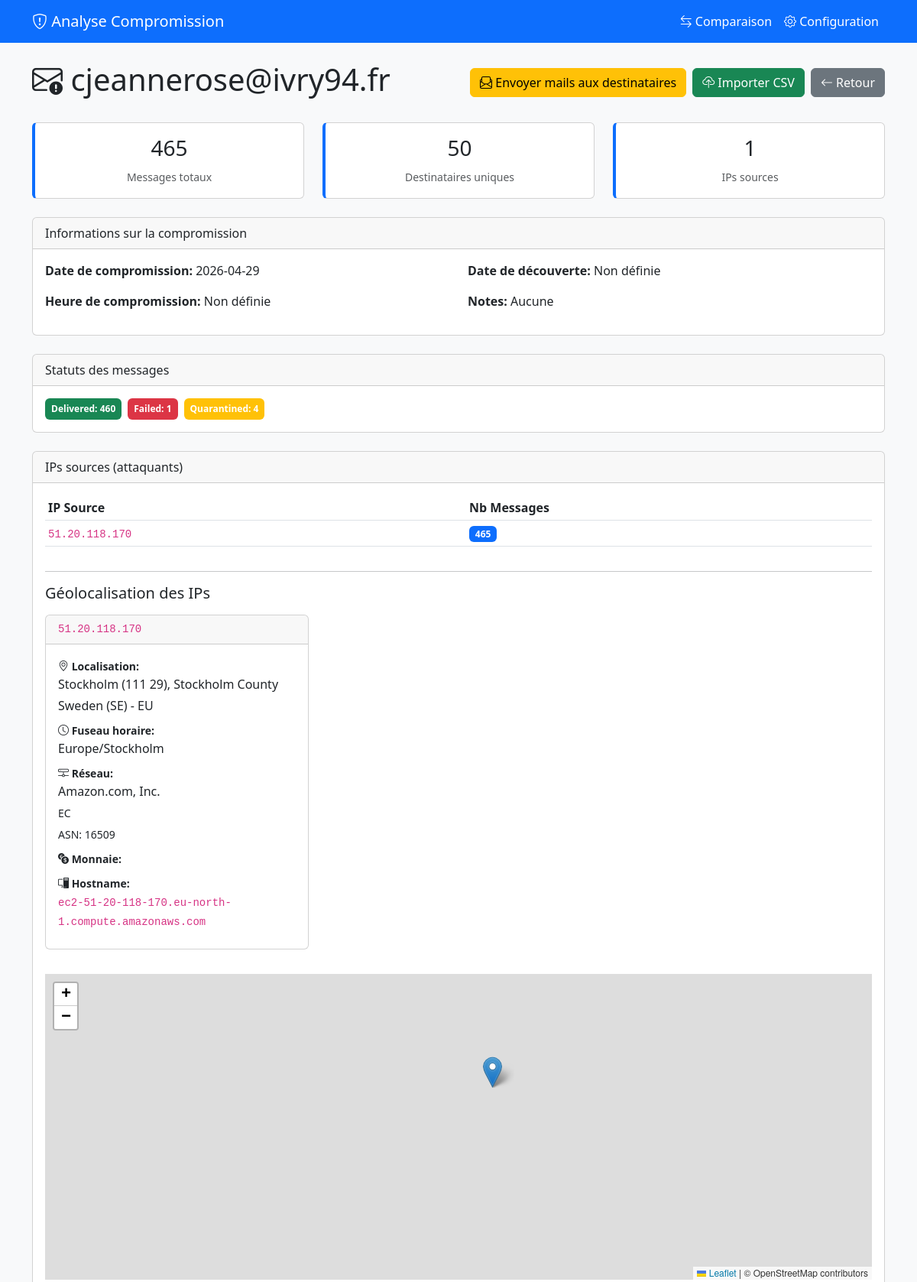
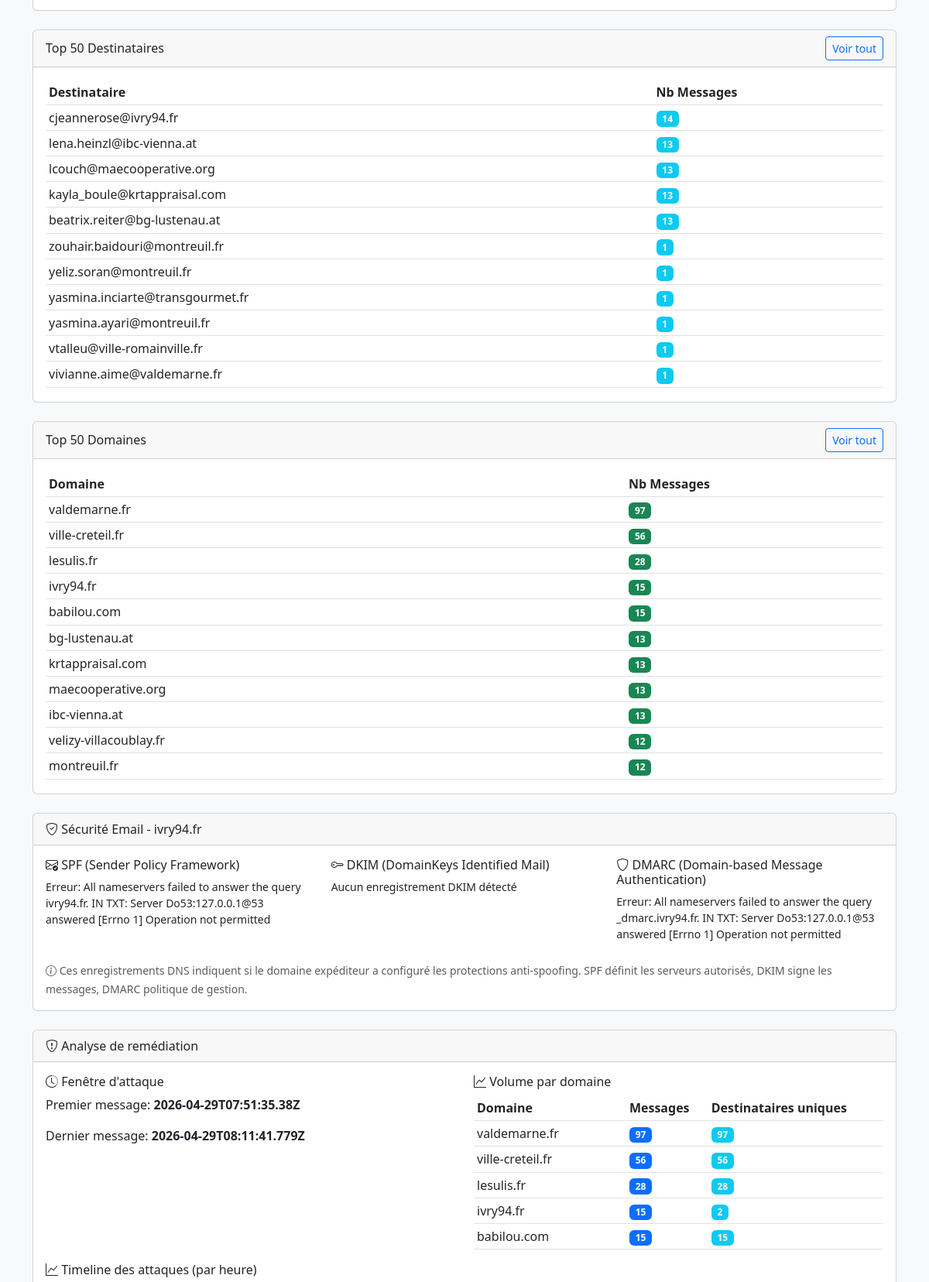
/boite/1 (upper part), run on the app's committed database (2 pictures, top to bottom).
### tables this page shows
CREATE TABLE boites_compromises (
        id INTEGER PRIMARY KEY AUTOINCREMENT,
        user_email TEXT NOT NULL,
        date_compromission TEXT,
        heure_compromission TEXT,
        date_decouverte TEXT,
        notes TEXT,
        created_at TIMESTAMP DEFAULT CURRENT_TIMESTAMP
    );

CREATE TABLE messages (
        id INTEGER PRIMARY KEY AUTOINCREMENT,
        boite_id INTEGER,
        message_id TEXT,
        received TEXT,
        sender_address TEXT,
        recipient_address TEXT,
        subject TEXT,
        status TEXT,
        to_ip TEXT,
        from_ip TEXT,
        size INTEGER,
        message_trace_id TEXT,
        csv_source TEXT, attachments TEXT, urls TEXT,
        FOREIGN KEY (boite_id) REFERENCES boites_compromises(id)
    );

CREATE TABLE ip_info (
        ip TEXT PRIMARY KEY,
        country TEXT,
        country_code TEXT,
        region TEXT,
        region_name TEXT,
        city TEXT,
        zip TEXT,
        lat REAL,
        lon REAL,
        isp TEXT,
        org TEXT,
        as_name TEXT,
        is_vpn BOOLEAN DEFAULT 0,
        timezone TEXT,
        continent TEXT,
        continent_code TEXT,
        currency TEXT,
        hostname TEXT,
        query_time TIMESTAMP DEFAULT CURRENT_TIMESTAMP
    );

### app.py (the view)
@app.route('/boite/<int:bid>')
def view_boite(bid):
    conn = get_db()
    boite = conn.execute('SELECT * FROM boites_compromises WHERE id=?', (bid,)).fetchone()
    if not boite:
        flash('Boîte non trouvée')
        return redirect(url_for('index'))
    messages = conn.execute('SELECT * FROM messages WHERE boite_id=? ORDER BY received DESC', (bid,)).fetchall()
    ips = conn.execute('SELECT DISTINCT from_ip, COUNT(*) as cnt FROM messages WHERE boite_id=? AND from_ip!="" GROUP BY from_ip', (bid,)).fetchall()
    recipients = conn.execute('SELECT DISTINCT recipient_address, COUNT(*) as cnt FROM messages WHERE boite_id=? GROUP BY recipient_address ORDER BY cnt DESC LIMIT 50', (bid,)).fetchall()
    all_recipients = conn.execute('SELECT DISTINCT recipient_address, COUNT(*) as cnt FROM messages WHERE boite_id=? GROUP BY recipient_address ORDER BY cnt DESC', (bid,)).fetchall()
    statuts = conn.execute('SELECT status, COUNT(*) as cnt FROM messages WHERE boite_id=? GROUP BY status', (bid,)).fetchall()
    domain_rows = conn.execute('SELECT recipient_address FROM messages WHERE boite_id=?', (bid,)).fetchall()
    domains = {}
    for row in domain_rows:
        email = row['recipient_address']
        if '@' in email:
            domain = email.split('@')[1].lower()
            domains[domain] = domains.get(domain, 0) + 1
    top_domains = sorted(domains.items(), key=lambda x: x[1], reverse=True)[:50]
    all_domains = sorted(domains.items(), key=lambda x: x[1], reverse=True)
    ip_info_list = []
    print(f"DEBUG: {len(ips)} IPs trouvées")
    for ip_row in ips:
        ip = ip_row['from_ip']
        print(f"DEBUG: Géolocalisation de {ip}")
        info = get_ip_info(ip)
        if info:
            print(f"DEBUG: Info reçue pour {ip}: {info.get('city')}, {info.get('country')}")
            if isinstance(info, dict):
                ip_info_list.append(info)
            else:
                ip_info_list.append(dict(info))
        else:
            print(f"DEBUG: Pas d'info pour {ip}")
    sender_domain = ''
    spf_dkim_dmarc = None
    if messages:
        sender_email = messages[0]['sender_address'] if messages else ''
        if '@' in sender_email:
            sender_domain = sender_email.split('@')[1].lower()
            spf_dkim_dmarc = check_spf_dkim_dmarc(sender_domain)
    timeline_rows = conn.execute('''SELECT
        CASE
            WHEN strftime('%M', received) < '15' THEN strftime('%Y-%m-%d %H:00', received)
            WHEN strftime('%M', received) < '30' THEN strftime('%Y-%m-%d %H:15', received)
            WHEN strftime('%M', received) < '45' THEN strftime('%Y-%m-%d %H:30', received)
            ELSE strftime('%Y-%m-%d %H:45', received)
        END as time_slot,
        COUNT(*) as cnt
        FROM messages WHERE boite_id=?
        GROUP BY time_slot
        ORDER BY time_slot''', (bid,)).fetchall()
    timeline = [{'hour': row['time_slot'], 'cnt': row['cnt']} for row in timeline_rows]
    domain_analysis = {}
    for row in domain_rows:
        email = row['recipient_address']
        if '@' in email:
            domain = email.split('@')[1].lower()
            if domain not in domain_analysis:
                domain_analysis[domain] = {'count': 0, 'recipients': set()}
            domain_analysis[domain]['count'] += 1
            domain_analysis[domain]['recipients'].add(email)
    domain_stats = [{'domain': k, 'count': v['count'], 'recipients': len(v['recipients'])}
                   for k, v in domain_analysis.items()]
    domain_stats.sort(key=lambda x: x['count'], reverse=True)
    first_msg = conn.execute('SELECT MIN(received) as first FROM messages WHERE boite_id=?', (bid,)).fetchone()['first']
    last_msg = conn.execute('SELECT MAX(received) as last FROM messages WHERE boite_id=?', (bid,)).fetchone()['last']
    conn.close()
    return render_template('view_boite.html',
                         boite=boite, messages=messages, ips=ips,
                         recipients=recipients, statuts=statuts,
                         top_domains=top_domains, ip_info_list=ip_info_list,
                         timeline=timeline, domain_stats=domain_stats,
                         first_msg=first_msg, last_msg=last_msg,
                         sender_domain=sender_domain, spf_dkim_dmarc=spf_dkim_dmarc)

### templates/view_boite.html (shortened to what this page needs)
{% extends "base.html" %}
{% block content %}
<link rel="stylesheet" href="https://unpkg.com/leaflet@1.9.4/dist/leaflet.css" />
<div class="d-flex justify-content-between align-items-center mb-4">
    <h1><i class="bi bi-envelope-exclamation"></i> {{ boite.user_email }}</h1>
    <div class="d-flex gap-2">
        <button onclick="sendEmails()" class="btn btn-warning">
            <i class="bi bi-envelope-paper"></i> Envoyer mails aux destinataires
        </button>
        <a href="{{ url_for('upload_csv', bid=boite.id) }}" class="btn btn-success">
            <i class="bi bi-cloud-upload"></i> Importer CSV
        </a>
        <a href="{{ url_for('index') }}" class="btn btn-secondary">
            <i class="bi bi-arrow-left"></i> Retour
        </a>
    </div>
</div>
<div class="row mb-4">
    <div class="col-md-4">
        <div class="card stat-card">
            <div class="card-body text-center">
                <h3>{{ messages|length }}</h3>
                <small class="text-muted">Messages totaux</small>
            </div>
        </div>
    </div>
    <div class="col-md-4">
        <div class="card stat-card">
            <div class="card-body text-center">
                <h3>{{ recipients|length }}</h3>
                <small class="text-muted">Destinataires uniques</small>
            </div>
        </div>
    </div>
    <div class="col-md-4">
        <div class="card stat-card">
            <div class="card-body text-center">
                <h3>{{ ips|length }}</h3>
                <small class="text-muted">IPs sources</small>
            </div>
        </div>
    </div>
</div>
<div class="card mb-4">
    <div class="card-header">Informations sur la compromission</div>
    <div class="card-body">
        <div class="row">
            <div class="col-md-6">
                <p><strong>Date de compromission:</strong> {{ boite.date_compromission or 'Non définie' }}</p>
                <p><strong>Heure de compromission:</strong> {{ boite.heure_compromission or 'Non définie' }}</p>
            </div>
            <div class="col-md-6">
                <p><strong>Date de découverte:</strong> {{ boite.date_decouverte or 'Non définie' }}</p>
                <p><strong>Notes:</strong> {{ boite.notes or 'Aucune' }}</p>
            </div>
        </div>
    </div>
</div>
{% if statuts %}
<div class="card mb-4">
    <div class="card-header">Statuts des messages</div>
    <div class="card-body">
        <div class="d-flex gap-2 flex-wrap">
            {% for s in statuts %}
                <span class="badge bg-{% if s.status == 'Delivered' %}success{% elif s.status == 'Failed' %}danger{% elif s.status == 'Resolved' %}secondary{% elif s.status == 'Quarantined' %}warning{% else %}primary{% endif %} p-2">
                    {{ s.status }}: {{ s.cnt }}
                </span>
            {% endfor %}
        </div>
    </div>
</div>
{% endif %}
{% if ips %}
<div class="card mb-4">
    <div class="card-header">IPs sources (attaquants)</div>
    <div class="card-body">
        <div class="table-responsive mb-3">
            <table class="table table-sm">
                <thead>
                    <tr><th>IP Source</th><th>Nb Messages</th></tr>
                </thead>
                <tbody>
                    {% for ip in ips %}
                    <tr>
                        <td><code>{{ ip.from_ip }}</code></td>
                        <td><span class="badge bg-primary">{{ ip.cnt }}</span></td>
                    </tr>
                    {% endfor %}
                </tbody>
            </table>
        </div>
        {% if ip_info_list %}
        <hr>
        <h5 class="mb-3">Géolocalisation des IPs</h5>
        <div class="row mb-3">
            {% for info in ip_info_list %}
            <div class="col-md-6 col-lg-4 mb-3">
                <div class="card h-100">
                    <div class="card-header d-flex justify-content-between align-items-center">
                        <code class="mb-0">{{ info.ip }}</code>
                    </div>
                    <div class="card-body">
                        <div class="mb-2">
                            <small><strong><i class="bi bi-geo-alt"></i> Localisation:</strong></small>
                            <p class="mb-1">{{ info.city }} ({{ info.zip }}), {{ info.region_name }}</p>
                            <p class="mb-1">{{ info.country }} ({{ info.country_code }}) - {{ info.continent }}</p>
                        </div>
                        <div class="mb-2">
                            <small><strong><i class="bi bi-clock"></i> Fuseau horaire:</strong></small>
                            <p class="mb-1">{{ info.timezone }}</p>
                        </div>
                        <div class="mb-2">
                            <small><strong><i class="bi bi-hdd-network"></i> Réseau:</strong></small>
                            <p class="mb-1">{{ info.isp }}</p>
                            <p class="mb-1"><small>{{ info.org }}</small></p>
                            <p class="mb-1"><small>ASN: {{ info.as_name or 'N/A' }}</small></p>
                        </div>
                        <div class="mb-2">
                            <small><strong><i class="bi bi-currency-exchange"></i> Monnaie:</strong></small>
                        </div>
                        {% if info.hostname %}
                        <div class="mb-2">
                            <small><strong><i class="bi bi-pc-display"></i> Hostname:</strong></small>
                            <p class="mb-1"><code>{{ info.hostname }}</code></p>
                        </div>
                        {% endif %}
                    </div>
                </div>
            </div>
            {% endfor %}
        </div>
        <div id="map" style="height: 400px;" class="mt-3"></div>
        {% endif %}
    </div>
</div>
{% endif %}
{% if recipients %}
<div class="card mb-4">
    <div class="card-header d-flex justify-content-between align-items-center">
        <span>Top 50 Destinataires</span>
        <button class="btn btn-sm btn-outline-primary" type="button" data-bs-toggle="collapse" data-bs-target="#all-recipients" onclick="this.style.display='none'">
            Voir tout
        </button>
    </div>
    <div class="card-body">
        <div class="table-responsive" style="max-height: 400px; overflow-y: auto;">
            <table class="table table-sm">
                <thead>
                    <tr><th>Destinataire</th><th>Nb Messages</th></tr>
                </thead>
                <tbody>
                    {% for r in recipients %}
                    <tr>
                        <td>{{ r.recipient_address }}</td>
                        <td><span class="badge bg-info">{{ r.cnt }}</span></td>
                    </tr>
                    {% endfor %}
                </tbody>
            </table>
        </div>
    </div>
</div>
{% endif %}
{% if top_domains %}
<div class="card mb-4">
    <div class="card-header d-flex justify-content-between align-items-center">
        <span>Top 50 Domaines</span>
        <button class="btn btn-sm btn-outline-primary" type="button" data-bs-toggle="collapse" data-bs-target="#all-domains" onclick="this.style.display='none'">
            Voir tout
        </button>
    </div>
    <div class="card-body">
        <div class="table-responsive" style="max-height: 400px; overflow-y: auto;">
            <table class="table table-sm">
                <thead>
                    <tr><th>Domaine</th><th>Nb Messages</th></tr>
                </thead>
                <tbody>
                    {% for domain, cnt in top_domains %}
                    <tr>
                        <td>{{ domain }}</td>
                        <td><span class="badge bg-success">{{ cnt }}</span></td>
                    </tr>
                    {% endfor %}
                </tbody>
            </table>
        </div>
    </div>
</div>
{% endif %}
{% if spf_dkim_dmarc %}
<div class="card mb-4">
    <div class="card-header">
        <i class="bi bi-shield-check"></i> Sécurité Email - {{ sender_domain }}
    </div>
    <div class="card-body">
        <div class="row">
            <div class="col-md-4">
                <h6><i class="bi bi-envelope-check"></i> SPF (Sender Policy Framework)</h6>
                <p class="small">{{ spf_dkim_dmarc.spf }}</p>
            </div>
            <div class="col-md-4">
                <h6><i class="bi bi-key"></i> DKIM (DomainKeys Identified Mail)</h6>
                <p class="small">{{ spf_dkim_dmarc.dkim }}</p>
            </div>
            <div class="col-md-4">
                <h6><i class="bi bi-shield"></i> DMARC (Domain-based Message Authentication)</h6>
                <p class="small">{{ spf_dkim_dmarc.dmarc }}</p>
            </div>
        </div>
        <div class="mt-2">
            <small class="text-muted">
                <i class="bi bi-info-circle"></i>
                Ces enregistrements DNS indiquent si le domaine expéditeur a configuré les protections anti-spoofing.
                SPF définit les serveurs autorisés, DKIM signe les messages, DMARC politique de gestion.
            </small>
        </div>
    </div>
</div>
{% endif %}
<div class="card mb-4">
    <div class="card-header">
        <i class="bi bi-shield-exclamation"></i> Analyse de remédiation
    </div>
    <div class="card-body">
        <div class="row">
            <div class="col-md-6">
                <h6><i class="bi bi-clock-history"></i> Fenêtre d'attaque</h6>
                <p>Premier message: <strong>{{ first_msg or 'N/A' }}</strong></p>
                <p>Dernier message: <strong>{{ last_msg or 'N/A' }}</strong></p>
            </div>
            <div class="col-md-6">
                <h6><i class="bi bi-graph-up"></i> Volume par domaine</h6>
                <div class="table-responsive" style="max-height: 200px; overflow-y: auto;">
                    <table class="table table-sm">
                        <thead>
                            <tr><th>Domaine</th><th>Messages</th><th>Destinataires uniques</th></tr>
                        </thead>
                        <tbody>
                            {% for ds in domain_stats[:10] %}
                            <tr>
                                <td>{{ ds.domain }}</td>
                                <td><span class="badge bg-primary">{{ ds.count }}</span></td>
                                <td><span class="badge bg-info">{{ ds.recipients }}</span></td>
                            </tr>
                            {% endfor %}
                        </tbody>
                    </table>
                </div>
            </div>
        </div>
    {% if timeline %}
    <div class="mt-3">
        <h6><i class="bi bi-graph-up"></i> Timeline des attaques (par heure)</h6>
    </div>
    {% endif %}
    </div>
</div>
{% endblock %}

### data on the page
boites_compromises: user_email "cjeannerose@ivry94.fr", date_compromission "2026-04-29"
messages: status "Delivered", cnt "460"
messages: status "Failed", cnt "1"
ip_info: ip "51.20.118.170", city "Stockholm", zip "111 29", region_name "Stockholm County", country "Sweden", country_code "SE", continent "EU", timezone "Europe/Stockholm", isp "Amazon.com, Inc.", org "EC", as_name "16509", hostname "ec2-51-20-118-170.eu-north-1.compute.amazonaws.com"
messages: recipient_address "cjeannerose@ivry94.fr", cnt "14"
messages: recipient_address "kayla_boule@krtappraisal.com", cnt "13"
messages: recipient_address "zouhair.baidouri@montreuil.fr", cnt "1"
messages: recipient_address "yeliz.soran@montreuil.fr", cnt "1"
messages: recipient_address "yasmina.inciarte@transgourmet.fr", cnt "1"
messages: recipient_address "yasmina.ayari@montreuil.fr", cnt "1"
messages: recipient_address "vtalleu@ville-romainville.fr", cnt "1"
messages: recipient_address "vivianne.aime@valdemarne.fr", cnt "1"

### other printed values
{{ messages|length }} "465"
{{ recipients|length }} "50"
{{ ips|length }} "1"
{{ boite.heure_compromission or 'Non définie' }} "Non définie"
{{ boite.date_decouverte or 'Non définie' }} "Non définie"
{{ boite.notes or 'Aucune' }} "Aucune"
{{ s.status }} "Quarantined"
{{ s.cnt }} "4"
{{ ip.from_ip }} "51.20.118.170"
{{ ip.cnt }} "465"
{{ r.recipient_address }} "lena.heinzl@ibc-vienna.at" "lcouch@maecooperative.org" "beatrix.reiter@bg-lustenau.at"
{{ r.cnt }} "13" "13" "13"
{{ domain }} "valdemarne.fr" "ville-creteil.fr" "lesulis.fr" "ivry94.fr" "babilou.com" "bg-lustenau.at" "krtappraisal.com" "maecooperative.org" "ibc-vienna.at" "velizy-villacoublay.fr" "montreuil.fr"
{{ cnt }} "97" "56" "28" "15" "15" "13" "13" "13" "13" "12" "12"
{{ sender_domain }} "ivry94.fr"
